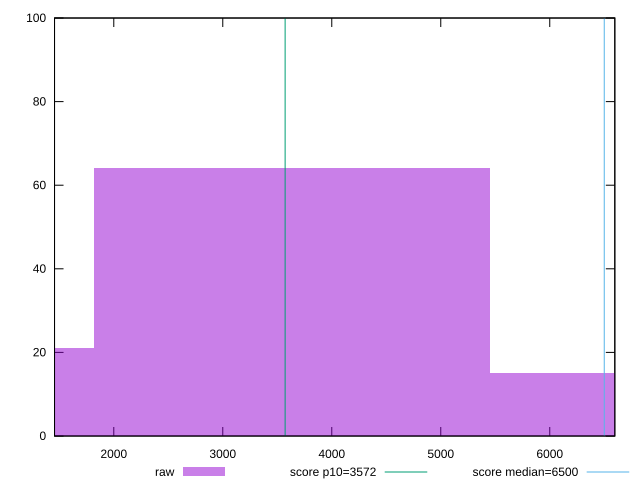

Write gnuplot code to recreate this figure.
reset

$raw <<EOF
3632.5829046146573 64
7265.165809229315 15
0 21
EOF

set key outside below
set boxwidth 3632.5829046146573
set xrange [1456.359:6597.017999999997]
set yrange [0:100]
set trange [0:100]
set style fill transparent solid 0.5 noborder

set parametric
set terminal svg size 640, 490 enhanced background rgb 'white'
set output "reports/report_00027_2021-02-24T12-40-31.850Z/first-cpu-idle/samples/music/raw/histogram.svg"

plot $raw title "raw" with boxes, \
     3572,t title "score p10=3572", \
     6500,t title "score median=6500"

reset
